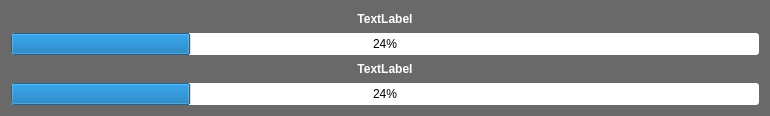
<?xml version="1.0" encoding="UTF-8"?>
<ui version="4.0">
 <class>widgetProgress</class>
 <widget class="QWidget" name="widgetProgress">
  <property name="geometry">
   <rect>
    <x>0</x>
    <y>0</y>
    <width>770</width>
    <height>116</height>
   </rect>
  </property>
  <property name="windowTitle">
   <string>widgetProgress</string>
  </property>
  <property name="styleSheet">
   <string notr="true">#widgetProgress
{
  background: rgb(105, 105, 105);
  border-radius: 8px;
}

QLabel { color: white; font:bold; }
QProgressBar { border-radius: 3px; }
</string>
  </property>
  <layout class="QVBoxLayout" name="verticalLayout">
   <item>
    <widget class="QLabel" name="lblStatus">
     <property name="text">
      <string>TextLabel</string>
     </property>
     <property name="alignment">
      <set>Qt::AlignCenter</set>
     </property>
    </widget>
   </item>
   <item>
    <widget class="QProgressBar" name="progressBar1">
     <property name="value">
      <number>24</number>
     </property>
     <property name="alignment">
      <set>Qt::AlignCenter</set>
     </property>
    </widget>
   </item>
   <item>
    <widget class="QLabel" name="lblStatus2">
     <property name="text">
      <string>TextLabel</string>
     </property>
     <property name="alignment">
      <set>Qt::AlignCenter</set>
     </property>
    </widget>
   </item>
   <item>
    <widget class="QProgressBar" name="progressBar2">
     <property name="value">
      <number>24</number>
     </property>
     <property name="alignment">
      <set>Qt::AlignCenter</set>
     </property>
    </widget>
   </item>
  </layout>
 </widget>
 <layoutdefault spacing="6" margin="11"/>
 <resources/>
 <connections/>
</ui>
